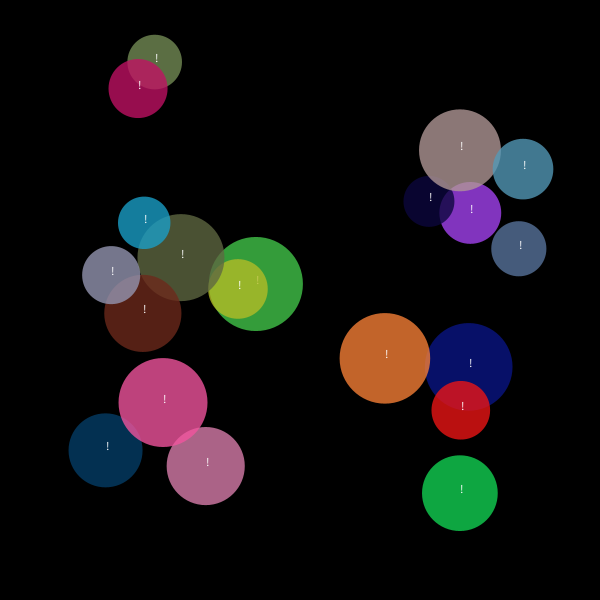
Frame 1 (no input)
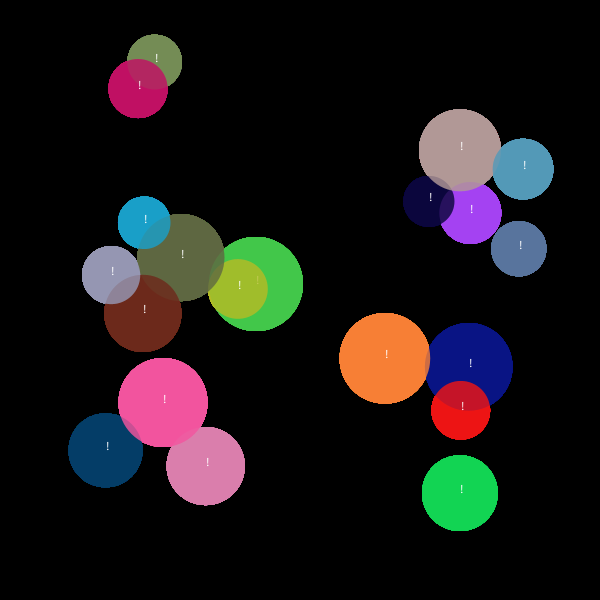
Frame 60 (the mouse pressed at the canvas centre just before this capture)
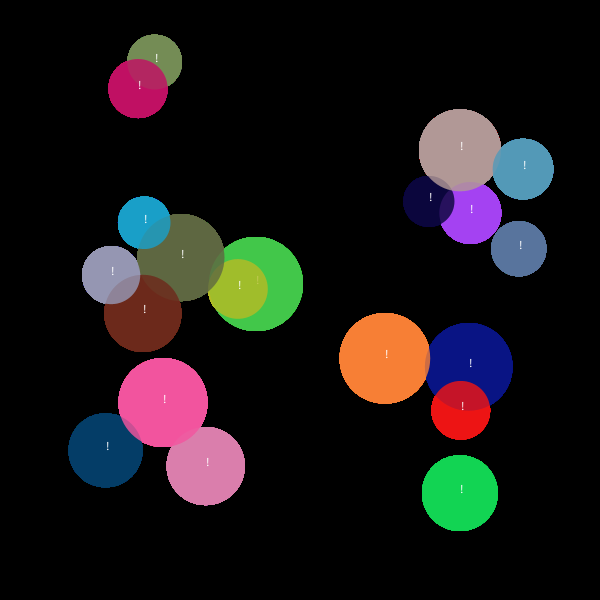
Frame 120 (the mouse held since frame 60 and released just before this capture)

The Processing sketch that drew these frames (run headless with seeded random() and noise(); from frame 60 on, the mouse is pressed at the canvas centre):

// Processing sketch: Example2_Feb11
// ── Example2_Feb11.pde
int Num_Shapes =  20;
Circle [] circ = new Circle [Num_Shapes];
//String [] txt = new String ["!!!"];

void setup(){
  size(600,600);
  background(0);
  noStroke();
  for (int i = 0; i < Num_Shapes; i++){
    circ[i] = new Circle("!");
  }
}

void draw(){
for (int i = 0; i < Num_Shapes; i++){
    circ[i].display();
  }
}

// ── Circle.pde
class Circle {
  color c = color(random(255),random(255),random(255),200);
  float size;
  PVector pos;
  String txt;
  
  Circle(String txt){
    size = random(50,100);
    pos = new PVector(random(0 + size,width-size),random(0+size,height-size));
    this.txt = txt;
   
  }
  
  void display(){
    fill(c);
    ellipse(pos.x,pos.y,size,size);
    fill(255);
    text(txt,pos.x,pos.y);
  }
}
